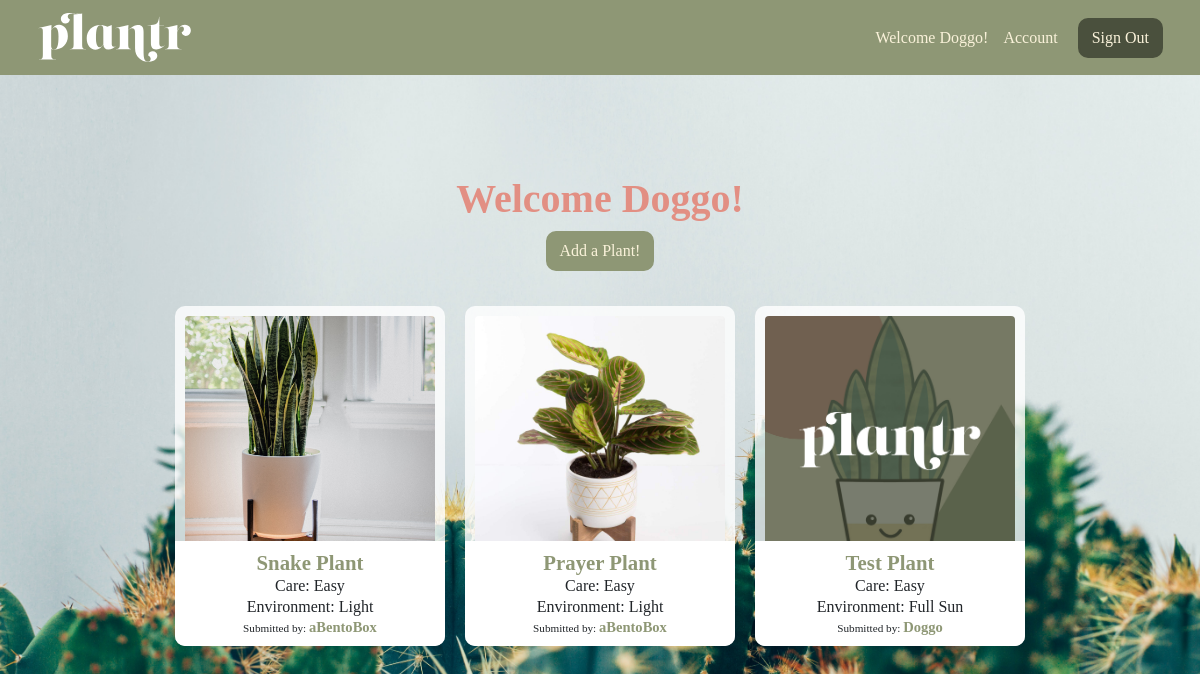
The page /plantr/ (signed in) on the database its author committed.
### login_app/models.py (models this page shows)
class User(models.Model):
   alias = models.CharField(max_length=50)
   fname = models.CharField(max_length=50)
   lname = models.CharField(max_length=50)
   email = models.CharField(max_length=50)
   password = models.CharField(max_length=50)
   created_at = models.DateTimeField(auto_now_add = True)
   updated_at = models.DateTimeField(auto_now = True)
   objects = UserManager()

### plantApp/models.py (models this page shows, shortened)
class Plant(models.Model):
   LEVELS = (
   (0, ''),
   (1, 'Easy'),
   (2, 'Medium'),
   (3, 'Hard'),
)
   poster = models.ForeignKey(User, related_name = "user_plants", on_delete = models.CASCADE)
   plantName = models.CharField(max_length=50)
   plantAlt = models.CharField(max_length=255, blank=True, default='')
   level = models.CharField(max_length=50)
   env = models.CharField(max_length=1, choices=LEVELS)
   desc = models.CharField(max_length=255)
   plantImg = models.ImageField(upload_to='plants/', null=True, blank=True, default='../static/default_plant.jpg')
   users_fav = models.ManyToManyField(User, related_name = 'fav_plants')
   objects = plantsManager()

### plantApp/views.py (the view)
# urls.py: path('', views.index),
def index(request):
   if 'user_id' not in request.session:
      messages.error(request, "Must be logged in!")
      return redirect('/')
   current_user = User.objects.get(id=request.session['user_id'])
   context = {
      'plants': Plant.objects.all(),
      'user': current_user,
      'model': Plant,
   }
   return render(request, 'plantr.html', context)

### plantApp/templates/plantr.html (shortened to what this page needs)
<!DOCTYPE html>
<html lang="en">
<head>
   <link href="https://cdn.jsdelivr.net/npm/bootstrap@5.0.1/dist/css/bootstrap.min.css" rel="stylesheet">
   {% load static %}
   <link rel="stylesheet" href="{% static 'plantApp/static/css/plantr.css' %}">
</head>
<body>
   <div id='container'>
      <nav class="navbar navbar-light">
         <div class="container-fluid">
            <a class="navbar-brand" href="/plantr">
               <img src="../static/plantr-light.svg" alt="" width="155" height="55">
            </a>
            <form class="d-flex">
               <span class="navbar-text">
                  Welcome {{ user.alias }}! &nbsp;&nbsp;
                  <a href="users/{{user.id}}">Account</a>
               </span>
               <a href="/logout" class="btn btn-danger" role="button">
                  Sign Out
                </a>
             </form>
         </div>
       </nav>
      <div class="container-lg main">
         <div class="container-sm text-center";">
            <h1 class="welcome">Welcome {{request.session.alias}}!</h1>
            <a href='/plantr/add' class="btn btn-warning">Add a Plant!</a>
         </div>
         <div class="container-sm">
            <div class="container-sm">
               <div class="row row-cols-4 justify-content-center">
                  {% for plant in plants %}
                  <div class="col-4 text-center">
                     {% if plant.plantImg %}
                     <a href="/plantr/{{ plant.id }}"><img src="{{ plant.plantImg.url }} " class="rounded mx-auto d-block" alt="..."></a>
                        {% else %}
                        <a href="/plantr/{{ plant.id }}"><img src="../static/default_plant.jpg" class="rounded mx-auto d-block" alt="..."></a>
                     {% endif %}
                     <div class='info'>
                        <a href="/plantr/{{ plant.id }}">{{ plant.plantName }}</a>
                        <p>Care: {{ plant.level }}</p>
                        <p>Environment: {{ plant.env }}</p>
                        <p class='sb'>Submitted by: <a href="/plantr/users/{{ plant.poster.id }}">{{ plant.poster.alias }}</a></p>
                     </div>
                  </div>
                  {% endfor %}
               </div>
            </div>
         </div>
      </div>
   </div>
</body>
</html>

### plantApp/static/css/plantr.css (style rules this page uses)
* { margin: 0; padding: 0; font-family:Georgia, 'Times New Roman', Times, serif; }
body { width: 100%; background: #8e9775; background: url("../../../static/plantr.jpeg") no-repeat center center fixed; background-size: cover; }
.navbar-text a { color: #faf2da !important; text-decoration: none; }
.container-lg.main { padding: 50px; margin-top: 50px; border-radius: 15px; }
.navbar.navbar-light { background-color: #8e9775; padding: 5px 25px; }
.navbar-light .navbar-text { color: #faf2da; font-weight: 100; }
.btn.btn-danger { background-color: #4a503d; color: #faf2da; border: 2px solid #4a503d; border-radius: 10px; margin-left: 20px; }
.btn.btn-warning { background-color: #8e9775; color: #faf2da; border: 2px solid #8e9775; border-radius: 10px; }
.col-4 { background-color: rgba(255, 255, 255, 0.8); position: relative; width: 270px; height: 340px; margin: 10px; display: flex; justify-content: center; align-items: center; overflow: hidden; border-radius: 10px; }
.rounded.mx-auto.d-block { margin-bottom: 70px; width: 250px; height: 250px; object-fit: cover; object-position: 50% 50%; transition: transform .5s; }
.info { position:absolute; top: 69%; left: 0; right: 0; padding: 6px 0 10px 0; margin-bottom: 15px; background-color: rgba(255, 255, 255, 1); }
.info a { text-decoration: none; font-weight: 800; font-size: 1.3em; color: #8e9775; }
.info p { margin-top: 5px; line-height: 5px; }
.sb { font-size: 0.7em !important; }
.row.row-cols-4 { max-width: 1300px; padding: 25px 0; }
.row.row-cols-4 img { flex-shrink: 0; min-width: 100%; min-height: 100% }
.welcome { font-weight: 800; color: #e28f83; }

### rows shown on the page
User: alias "Doggo", session.alias "Doggo"
Plant: plantImg (picture), plantName "Snake Plant", level "Easy", env "Light", poster.alias "aBentoBox"
Plant: plantImg (picture), plantName "Prayer Plant", level "Easy", env "Light", poster.alias "aBentoBox"
Plant: plantName "Test Plant", level "Easy", env "Full Sun", poster.alias "Doggo"
